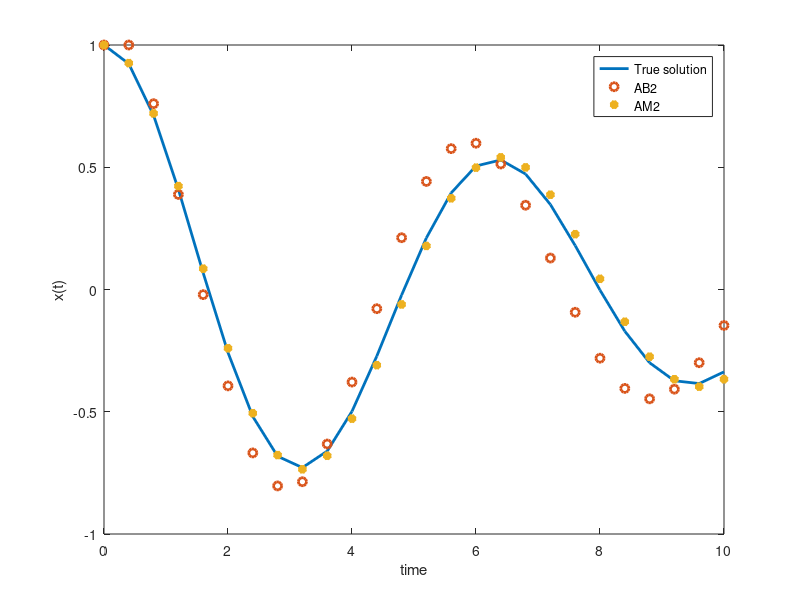

Write MATLAB code to recreate this figure.
%% Linear Multi-step methods
% 3-Apr: Adams-Bashforth 2
% 5-Apr: add Trapezoidal Rule


%%
clear all
close all
clc

%% Define sample problem
% The most interesting part to vary here is ratio of wn and stepsize h.
wn = 1;
zeta = 0.1;
h = 0.4;

%%
% The equation to solve is
% $$ \ddot{x} + 2 \zeta \omega_n \dot{x} + \omega_n^2 x = 0 $$
f = @(z) [z(2); -wn^2*z(1)-2*zeta*wn*z(2)];

%%
% With initial conditions
z0 = [1;0];

%%
% Let's also define the true solution
wd = wn*sqrt(1-zeta^2);
y = @(t) exp(-zeta*wn*t).*( z0(1)*cos(wd*t) + (z0(2) + zeta*wn*z0(1))/wd*sin(wd*t) );

%%
tf = 10;
time = 0:h:tf;
nstep = length(time);

Z = zeros( 2, nstep);

%% Integrate the solution
% Let's first take an Euler step since AB2 is not self-starting
Z(:,1) = z0;
Z(:,2) = Z(:,1) + h*f(z0);

%% 
% Now we can continue with AB2
fm1 = f(Z(:,1));
for i = 2:nstep-1
    
    fi = f(Z(:,i));
    Z(:,i+1) = Z(:,i) + h*( 3/2*fi - 1/2*fm1 );
    
    fm1 = fi;
    
end

%% AM2/Trap
Z_am2 = zeros(size(Z));
Z_am2(:,1) = z0;
tol = 1e-6;
for i = 1:nstep-1
    
    iter = 0;
    err = 1;
    zest = Z_am2(:,i);
    while err >= tol
        iter = iter + 1;
        zest1 = Z_am2(:,i) + h/2*( f(zest) + f(Z_am2(:,i)) );
    
        err = norm(zest1 - zest);
        zest = zest1;
        
    end
    Z_am2(:,i+1) = zest;
    iter
    
end

%% Visualize the results 
% Now we can make a plot to compare the true solution and our
% approximations
plot(time, y(time), '-', ...
    'LineWidth', 2, 'DisplayName', 'True solution')
hold on
plot(time, Z(1,:), 'o', ...
    'LineWidth', 2, 'DisplayName', 'AB2')
xlabel('time')
ylabel('x(t)')
legend('show')


plot( time, Z_am2(1,:),'*', 'DisplayName', 'AM2', 'LineWidth', 3)


%%
% Convergence testing example
% z1 = [-0.328569181097212;
%    0.197477255580434];
% z2 = [-0.334745911140231;
%    0.188330026330040];
% z3 = [-0.336317094322793;
%    0.186084168432383];
% 
% z1(1) - z2(1)
% z2(1) - z3(1)


%%